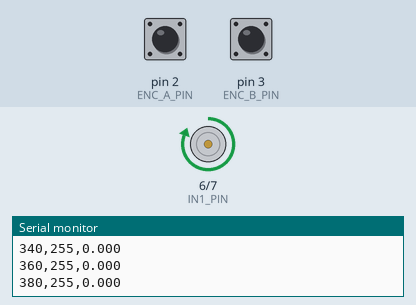
Simulated run of this sketch. Board: Arduino Uno, built with avr-gcc and run on an emulated ATmega328P. Parts: motor-driver pin pairs drawn as motors (green arrow = first pin HIGH = forward, orange = second pin HIGH = backward, longer = more drive, scaled by the enable pin), the last lines printed to the serial monitor. The inputs (shaded band) are chosen by the test bench; at power-on: pin 2 (ENC_A_PIN) HIGH, pin 3 (ENC_B_PIN) HIGH.

Above: at 0.4 s.
At 6.4 s:
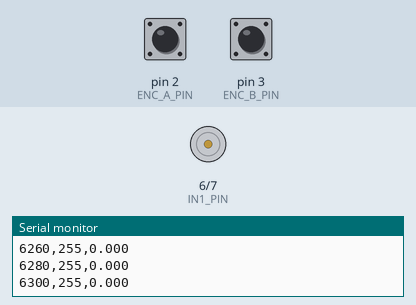
Timing chart, 0 to 7.9 s (numbered marks = the images above):
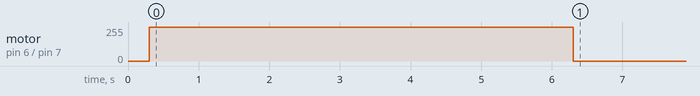

The sketch:

system_identification.ino
```cpp
/* --------------------------------------------------------
    DC Motor System Identification Logger
    USING CPR = 315 (from your measurements)

    Outputs CSV:
        time_ms, pwm, rpm

    Step test:
        2s baseline
        6s at PWM = 150
        2s decay
--------------------------------------------------------- */

#define PWM_PIN   9
#define IN1_PIN   6
#define IN2_PIN   7

#define ENC_A_PIN 2
#define ENC_B_PIN 3

// ************* YOUR MEASURED CPR *************
const int CPR = 315;

// Step test timing
const int PWM_STEP = 255;
const unsigned long T_BASELINE = 2000;
const unsigned long T_STEP     = 6000;
const unsigned long T_POST     = 2000;
const unsigned long SAMPLE_INTERVAL = 20; // ms

// Quadrature decoder variables
volatile long quadCount = 0;
volatile uint8_t prevAB = 0;

// Quadrature decode lookup table
const int8_t qtable[16] = {
  0, +1, -1, 0,
  -1, 0, 0, +1,
  +1, 0, 0, -1,
   0, -1, +1, 0
};

unsigned long lastSample = 0;


// --------------------------------------------------------
// INTERRUPTS
// --------------------------------------------------------
void isrA() {
  uint8_t a = digitalRead(ENC_A_PIN);
  uint8_t b = digitalRead(ENC_B_PIN);
  uint8_t curr = (a << 1) | b;
  uint8_t index = (prevAB << 2) | curr;

  int8_t delta = qtable[index];
  if (delta) quadCount += delta;

  prevAB = curr;
}

void isrB() {
  uint8_t a = digitalRead(ENC_A_PIN);
  uint8_t b = digitalRead(ENC_B_PIN);
  uint8_t curr = (a << 1) | b;
  uint8_t index = (prevAB << 2) | curr;

  int8_t delta = qtable[index];
  if (delta) quadCount += delta;

  prevAB = curr;
}


// --------------------------------------------------------
// Setup
// --------------------------------------------------------
void setup() {

  Serial.begin(115200);
  delay(300);

  // Motor output pins
  pinMode(PWM_PIN, OUTPUT);
  pinMode(IN1_PIN, OUTPUT);
  pinMode(IN2_PIN, OUTPUT);

  // Force motor direction (always forward)
  digitalWrite(IN1_PIN, HIGH);
  digitalWrite(IN2_PIN, LOW);

  // Encoder pins
  pinMode(ENC_A_PIN, INPUT);
  pinMode(ENC_B_PIN, INPUT);

  prevAB = (digitalRead(ENC_A_PIN) << 1) | digitalRead(ENC_B_PIN);

  attachInterrupt(digitalPinToInterrupt(ENC_A_PIN), isrA, CHANGE);
  attachInterrupt(digitalPinToInterrupt(ENC_B_PIN), isrB, CHANGE);

  Serial.println("time_ms,pwm,rpm");

  lastSample = millis();
}


// --------------------------------------------------------
// Main loop (runs state machine)
// --------------------------------------------------------
void loop() {
//
//  // ------------------ 1) Baseline ------------------
//  unsigned long t0 = millis();
//  while (millis() - t0 < T_BASELINE) {
//    sampleAndPrint(0);
//  }

  // ------------------ 2) Step Input ------------------
  unsigned long t1 = millis();
  while (millis() - t1 < T_STEP) {
    analogWrite(PWM_PIN, PWM_STEP);
    sampleAndPrint(PWM_STEP);
  }

//  // ------------------ 3) Post Decay ------------------
//  analogWrite(PWM_PIN, 0);
//  unsigned long t2 = millis();
//  while (millis() - t2 < T_POST) {
//    sampleAndPrint(0);
//  }

  // Stop forever
  analogWrite(PWM_PIN, 0);
  while (1) delay(1000);
}


// --------------------------------------------------------
// Sampling function
// --------------------------------------------------------
void sampleAndPrint(int pwm_cmd) {

  unsigned long now = millis();
  if (now - lastSample < SAMPLE_INTERVAL) return;
  lastSample = now;

  // Read encoder counts
  noInterrupts();
  long counts = quadCount;
  quadCount = 0;
  interrupts();

  // Convert counts → RPM
  float rev = (float)counts / CPR;
  float rev_per_sec = rev * (1000.0 / SAMPLE_INTERVAL);
  float rpm = rev_per_sec * 60.0;

  // CSV print
  Serial.print(now);
  Serial.print(",");
  Serial.print(pwm_cmd);
  Serial.print(",");
  Serial.println(rpm, 3);
}
```

Measured:
- by itself, motor on pin 6 (IN1_PIN) / pin 7 (IN2_PIN): stopped → forward 255/255 at 0.30 s, → stopped 6.0 s later
